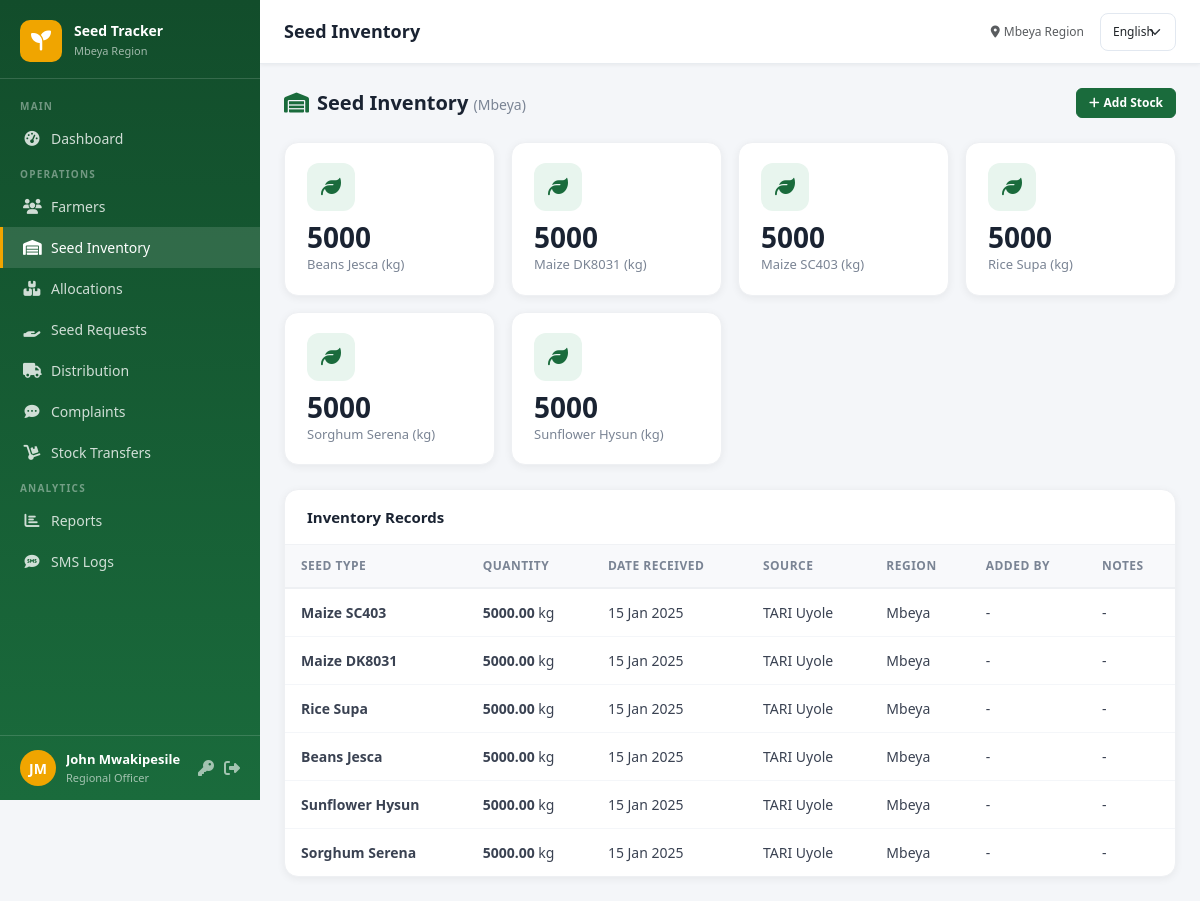
Screenshot of /inventory/ (signed in) with the database file from the repository.
### core/models.py (models this page shows, shortened)
class CustomUser(AbstractUser):
    ROLE_CHOICES = [
        ('admin', _('System Administrator')),
        ('regional', _('Regional Officer')),
        ('district', _('District Officer')),
        ('ward', _('Ward Officer')),
        ('village', _('Village Officer')),
        ('extension', _('Agricultural Extension Officer (Bwana Shamba)')),
        ('farmer', _('Farmer (Mkulima)')),
    ]
    role = models.CharField(max_length=20, choices=ROLE_CHOICES, default='village')
    region = models.ForeignKey(Region, on_delete=models.SET_NULL, null=True, blank=True)
    district = models.ForeignKey(District, on_delete=models.SET_NULL, null=True, blank=True)
    ward = models.ForeignKey(Ward, on_delete=models.SET_NULL, null=True, blank=True)
    village = models.ForeignKey(Village, on_delete=models.SET_NULL, null=True, blank=True)
    phone = models.CharField(max_length=20, blank=True)

class Region(models.Model):
    name = models.CharField(max_length=100, unique=True)
    created_at = models.DateTimeField(auto_now_add=True)
    def __str__(self): return self.name

class SeedType(models.Model):
    name = models.CharField(max_length=100, unique=True)
    description = models.TextField(blank=True)
    unit = models.CharField(max_length=30, default='kg')
    created_at = models.DateTimeField(auto_now_add=True)

class SeedInventory(models.Model):
    seed_type = models.ForeignKey(SeedType, on_delete=models.CASCADE, related_name='inventory')
    quantity = models.DecimalField(max_digits=12, decimal_places=2)
    date_received = models.DateField()
    source = models.CharField(max_length=200, blank=True)
    region = models.ForeignKey(Region, on_delete=models.SET_NULL, null=True, blank=True)
    notes = models.TextField(blank=True)
    added_by = models.ForeignKey(CustomUser, on_delete=models.SET_NULL, null=True)
    created_at = models.DateTimeField(auto_now_add=True)

### core/views.py (the view)
# urls.py: path('inventory/', views.inventory_list, name='inventory_list'),
@login_required
@role_required('regional')
def inventory_list(request):
    user = request.user
    qs = SeedInventory.objects.select_related('seed_type','region','added_by').order_by('-date_received')
    summary_qs = SeedInventory.objects.all()
    if user.role == 'regional':
        qs = qs.filter(region=user.region)
        summary_qs = summary_qs.filter(region=user.region)
    paginator = Paginator(qs, 20)
    page = paginator.get_page(request.GET.get('page'))
    summary = summary_qs.values('seed_type__name','seed_type__unit').annotate(total=Sum('quantity')).order_by('-total')
    return render(request, 'core/inventory_list.html', {'page_obj': page, 'summary': summary})

### templates/core/inventory_list.html (shortened to what this page needs)
{% extends 'base.html' %}
{% load i18n %}
{% block page_title %}{% trans "Seed Inventory" %}{% endblock %}
{% block content %}
<div class="page-header">
  <h4><i class="fas fa-warehouse me-2" style="color:#1a6b3c"></i>{% trans "Seed Inventory" %}
    {% if user.role == 'regional' %}<small style="font-size:14px;color:#7a8494;font-weight:400">({{ user.region }})</small>{% endif %}
  </h4>
  {% if user.role == 'regional' or user.role == 'admin' %}
  <a href="{% url 'inventory_create' %}" class="btn btn-primary btn-sm"><i class="fas fa-plus me-1"></i>{% trans "Add Stock" %}</a>
  {% endif %}
</div>
<div class="row g-3 mb-4">
  {% for s in summary %}
  <div class="col-sm-6 col-md-4 col-xl-3">
    <div class="stat-card">
      <div class="stat-icon" style="background:#e8f5ee;color:#1a6b3c"><i class="fas fa-leaf"></i></div>
      <div class="stat-value">{{ s.total|floatformat:0 }}</div>
      <div class="stat-label">{{ s.seed_type__name }} ({{ s.seed_type__unit }})</div>
    </div>
  </div>
  {% endfor %}
</div>
<div class="table-card">
  <div class="table-header"><h5>{% trans "Inventory Records" %}</h5></div>
  <div class="table-responsive">
    <table class="data-table">
      <thead><tr><th>{% trans "Seed Type" %}</th><th>{% trans "Quantity" %}</th><th>{% trans "Date Received" %}</th><th>{% trans "Source" %}</th><th>{% trans "Region" %}</th><th>{% trans "Added By" %}</th><th>{% trans "Notes" %}</th></tr></thead>
      <tbody>
        {% for inv in page_obj %}
        <tr>
          <td style="font-weight:600">{{ inv.seed_type.name }}</td>
          <td><strong>{{ inv.quantity }}</strong> {{ inv.seed_type.unit }}</td>
          <td>{{ inv.date_received|date:"d M Y" }}</td>
          <td>{{ inv.source|default:"-" }}</td>
          <td>{{ inv.region|default:"-" }}</td>
          <td>{{ inv.added_by|default:"-" }}</td>
          <td>{{ inv.notes|truncatechars:40|default:"-" }}</td>
        </tr>
        {% empty %}
        <tr><td colspan="7" class="text-center text-muted py-5">{% trans "No inventory records yet" %}</td></tr>
        {% endfor %}
      </tbody>
    </table>
  </div>
</div>
{% endblock %}

### templates/base.html (shortened to what this page needs)
{% load i18n %}
<!DOCTYPE html>
<html lang="{{ LANGUAGE_CODE }}">
<head>
<link href="https://cdn.jsdelivr.net/npm/bootstrap@5.3.2/dist/css/bootstrap.min.css" rel="stylesheet">
<link href="https://cdnjs.cloudflare.com/ajax/libs/font-awesome/6.5.0/css/all.min.css" rel="stylesheet">
</head>
<body>
{% if user.is_authenticated %}
<div id="sidebar">
  <div class="sidebar-brand">
    <div class="logo-icon"><i class="fas fa-seedling"></i></div>
    <div class="brand-text">
      <h6>Seed Tracker</h6>
      <small>Mbeya Region</small>
    </div>
  </div>
  <nav class="sidebar-nav">
    {% if user.role == 'farmer' %}
    <div class="nav-section-label">{% trans "Farmer" %}</div>
    <a href="{% url 'farmer_dashboard' %}" class="nav-link {% if request.resolver_match.url_name == 'farmer_dashboard' %}active{% endif %}">
      <i class="fas fa-tachometer-alt"></i> {% trans "Dashboard" %}
    </a>
    <a href="{% url 'farmer_profile_edit' %}" class="nav-link {% if 'profile' in request.resolver_match.url_name %}active{% endif %}">
      <i class="fas fa-tractor"></i> {% trans "My Farm Info" %}
    </a>
    <a href="{% url 'seed_request_create' %}" class="nav-link {% if request.resolver_match.url_name == 'seed_request_create' %}active{% endif %}">
      <i class="fas fa-hand-holding-heart"></i> {% trans "Request Seeds" %}
    </a>
    <a href="{% url 'seed_request_list' %}" class="nav-link {% if request.resolver_match.url_name == 'seed_request_list' %}active{% endif %}">
      <i class="fas fa-hand-holding"></i> {% trans "My Requests" %}
    </a>
    <a href="{% url 'allocation_list' %}" class="nav-link {% if 'allocation' in request.resolver_match.url_name %}active{% endif %}">
      <i class="fas fa-boxes"></i> {% trans "My Allocations" %}
    </a>
    <a href="{% url 'feedback_list' %}" class="nav-link {% if 'feedback' in request.resolver_match.url_name %}active{% endif %}">
      <i class="fas fa-comment-dots"></i> {% trans "Feedback" %}
    </a>
    {% else %}
    <div class="nav-section-label">{% trans "Main" %}</div>
    <a href="{% url 'dashboard' %}" class="nav-link {% if request.resolver_match.url_name == 'dashboard' %}active{% endif %}">
      <i class="fas fa-tachometer-alt"></i> {% trans "Dashboard" %}
    </a>
    <div class="nav-section-label">{% trans "Operations" %}</div>
    <a href="{% url 'farmer_list' %}" class="nav-link {% if 'farmer' in request.resolver_match.url_name %}active{% endif %}">
      <i class="fas fa-users"></i> {% trans "Farmers" %}
    </a>
    {% if user.role == 'regional' or user.role == 'admin' %}
    <a href="{% url 'inventory_list' %}" class="nav-link {% if 'inventory' in request.resolver_match.url_name %}active{% endif %}">
      <i class="fas fa-warehouse"></i> {% trans "Seed Inventory" %}
    </a>
    {% endif %}
    <a href="{% url 'allocation_list' %}" class="nav-link {% if 'allocation' in request.resolver_match.url_name %}active{% endif %}">
      <i class="fas fa-boxes"></i> {% trans "Allocations" %}
    </a>
    <a href="{% url 'seed_request_list' %}" class="nav-link {% if 'seed_request' in request.resolver_match.url_name %}active{% endif %}">
      <i class="fas fa-hand-holding"></i> {% trans "Seed Requests" %}
    </a>
    <a href="{% url 'distribution_list' %}" class="nav-link {% if 'distribution' in request.resolver_match.url_name %}active{% endif %}">
      <i class="fas fa-truck"></i> {% trans "Distribution" %}
    </a>
    <a href="{% url 'feedback_list' %}" class="nav-link {% if 'feedback' in request.resolver_match.url_name %}active{% endif %}">
      <i class="fas fa-comment-dots"></i> {% trans "Complaints" %}
    </a>
    {% if user.role != 'extension' %}
    <a href="{% url 'stock_list' %}" class="nav-link {% if 'stock' in request.resolver_match.url_name %}active{% endif %}">
      <i class="fas fa-dolly"></i> {% trans "Stock Transfers" %}
    </a>
    {% endif %}
    <div class="nav-section-label">{% trans "Analytics" %}</div>
    <a href="{% url 'reports' %}" class="nav-link {% if 'report' in request.resolver_match.url_name %}active{% endif %}">
      <i class="fas fa-chart-bar"></i> {% trans "Reports" %}
    </a>
    <a href="{% url 'sms_logs' %}" class="nav-link {% if 'sms' in request.resolver_match.url_name %}active{% endif %}">
      <i class="fas fa-sms"></i> {% trans "SMS Logs" %}
    </a>
    {% endif %}
  </nav>
  <div class="sidebar-user">
    <div class="user-avatar">{{ user.first_name|first|upper }}{{ user.last_name|first|upper }}</div>
    <div class="user-info">
      <div class="user-name">{{ user.get_full_name|default:user.username }}</div>
      <div class="user-role">{{ user.get_role_display }}</div>
    </div>
    <a href="{% url 'change_password' %}" title="{% trans 'Change Password' %}" style="color:rgba(255,255,255,.6)"><i class="fas fa-key"></i></a>
    <a href="{% url 'logout' %}" title="{% trans 'Logout' %}" style="color:rgba(255,255,255,.6)"><i class="fas fa-sign-out-alt"></i></a>
  </div>
</div>
<div id="main">
  <div id="topbar">
    <h1 class="page-title">{% block page_title %}{% trans "Dashboard" %}{% endblock %}</h1>
    <div class="d-flex align-items-center gap-3">
      <span class="text-muted" style="font-size:12px;"><i class="fas fa-map-marker-alt me-1"></i>{% trans "Mbeya Region" %}</span>
      <form action="{% url 'set_language' %}" method="post" class="d-flex align-items-center">
        <select name="language" onchange="this.form.submit()" class="form-select form-select-sm" style="font-size:12px;width:auto;">
          {% get_current_language as CURRENT_LANGUAGE %}
          {% get_available_languages as AVAILABLE_LANGUAGES %}
          {% for lang_code, lang_name in AVAILABLE_LANGUAGES %}
          <option value="{{ lang_code }}" {% if lang_code == CURRENT_LANGUAGE %}selected{% endif %}>{{ lang_name }}</option>
          {% endfor %}
        </select>
      </form>
    </div>
  </div>
  <div class="content-area">
    {% block content %}{% endblock %}
  </div>
</div>
{% else %}
{% block auth_content %}{% endblock %}
{% endif %}
</body>
</html>

### rows the page displays
CustomUser: first_name|first "J", last_name|first "M", get_full_name "John Mwakipesile", role "Regional Officer", region "Mbeya"
SeedType: total "5000", seed_type__name "Beans Jesca", seed_type__unit "kg"
SeedType: total "5000", seed_type__name "Maize DK8031", seed_type__unit "kg"
SeedType: total "5000", seed_type__name "Maize SC403", seed_type__unit "kg"
SeedType: total "5000", seed_type__name "Rice Supa", seed_type__unit "kg"
SeedType: total "5000", seed_type__name "Sorghum Serena", seed_type__unit "kg"
SeedType: total "5000", seed_type__name "Sunflower Hysun", seed_type__unit "kg"
SeedInventory: seed_type.name "Maize SC403", quantity "5000.00", seed_type.unit "kg", date_received "15 Jan 2025", source "TARI Uyole", region "Mbeya", added_by "-", notes "-"
SeedInventory: seed_type.name "Maize DK8031", quantity "5000.00", seed_type.unit "kg", date_received "15 Jan 2025", source "TARI Uyole", region "Mbeya", added_by "-", notes "-"
SeedInventory: seed_type.name "Rice Supa", quantity "5000.00", seed_type.unit "kg", date_received "15 Jan 2025", source "TARI Uyole", region "Mbeya", added_by "-", notes "-"
SeedInventory: seed_type.name "Beans Jesca", quantity "5000.00", seed_type.unit "kg", date_received "15 Jan 2025", source "TARI Uyole", region "Mbeya", added_by "-", notes "-"
SeedInventory: seed_type.name "Sunflower Hysun", quantity "5000.00", seed_type.unit "kg", date_received "15 Jan 2025", source "TARI Uyole", region "Mbeya", added_by "-", notes "-"
SeedInventory: seed_type.name "Sorghum Serena", quantity "5000.00", seed_type.unit "kg", date_received "15 Jan 2025", source "TARI Uyole", region "Mbeya", added_by "-", notes "-"

### other values shown
form field language "English"
